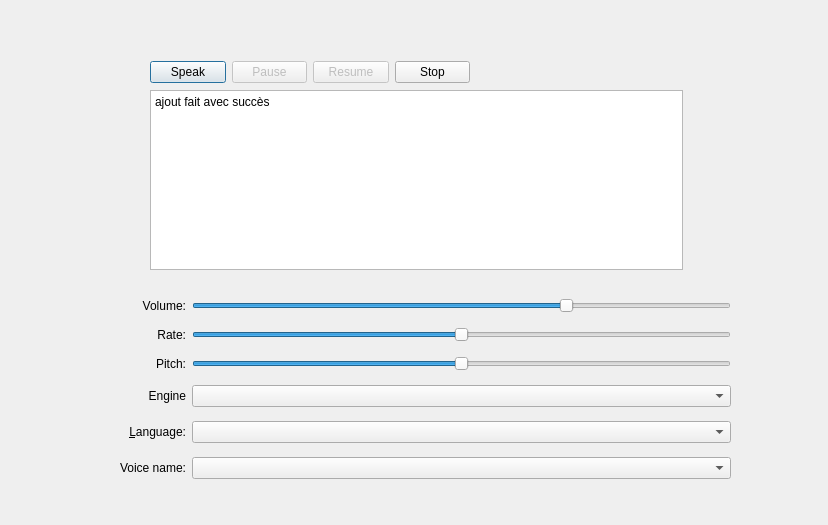
<?xml version="1.0" encoding="UTF-8"?>
<ui version="4.0">
 <class>SpeekAjouter</class>
 <widget class="QDialog" name="SpeekAjouter">
  <property name="geometry">
   <rect>
    <x>0</x>
    <y>0</y>
    <width>828</width>
    <height>525</height>
   </rect>
  </property>
  <property name="windowTitle">
   <string>Dialog</string>
  </property>
  <widget class="QPlainTextEdit" name="plainTextEdit">
   <property name="geometry">
    <rect>
     <x>150</x>
     <y>90</y>
     <width>533</width>
     <height>180</height>
    </rect>
   </property>
   <property name="sizePolicy">
    <sizepolicy hsizetype="Expanding" vsizetype="Expanding">
     <horstretch>0</horstretch>
     <verstretch>0</verstretch>
    </sizepolicy>
   </property>
   <property name="plainText">
    <string>ajout fait avec succès

</string>
   </property>
  </widget>
  <widget class="QWidget" name="layoutWidget">
   <property name="geometry">
    <rect>
     <x>150</x>
     <y>60</y>
     <width>320</width>
     <height>25</height>
    </rect>
   </property>
   <layout class="QHBoxLayout" name="horizontalLayout">
    <item>
     <widget class="QPushButton" name="speakButton">
      <property name="text">
       <string>Speak</string>
      </property>
     </widget>
    </item>
    <item>
     <widget class="QPushButton" name="pauseButton">
      <property name="enabled">
       <bool>false</bool>
      </property>
      <property name="text">
       <string>Pause</string>
      </property>
     </widget>
    </item>
    <item>
     <widget class="QPushButton" name="resumeButton">
      <property name="enabled">
       <bool>false</bool>
      </property>
      <property name="text">
       <string>Resume</string>
      </property>
     </widget>
    </item>
    <item>
     <widget class="QPushButton" name="stopButton">
      <property name="text">
       <string>Stop</string>
      </property>
     </widget>
    </item>
   </layout>
  </widget>
  <widget class="QWidget" name="layoutWidget_2">
   <property name="geometry">
    <rect>
     <x>120</x>
     <y>290</y>
     <width>611</width>
     <height>201</height>
    </rect>
   </property>
   <layout class="QGridLayout" name="gridLayout">
    <item row="4" column="0">
     <widget class="QLabel" name="label_5">
      <property name="sizePolicy">
       <sizepolicy hsizetype="Minimum" vsizetype="Preferred">
        <horstretch>0</horstretch>
        <verstretch>0</verstretch>
       </sizepolicy>
      </property>
      <property name="text">
       <string>Engine</string>
      </property>
      <property name="alignment">
       <set>Qt::AlignRight|Qt::AlignTrailing|Qt::AlignVCenter</set>
      </property>
     </widget>
    </item>
    <item row="3" column="0">
     <widget class="QLabel" name="label_3">
      <property name="sizePolicy">
       <sizepolicy hsizetype="Minimum" vsizetype="Preferred">
        <horstretch>0</horstretch>
        <verstretch>0</verstretch>
       </sizepolicy>
      </property>
      <property name="text">
       <string>Pitch:</string>
      </property>
      <property name="alignment">
       <set>Qt::AlignRight|Qt::AlignTrailing|Qt::AlignVCenter</set>
      </property>
     </widget>
    </item>
    <item row="5" column="0">
     <widget class="QLabel" name="label_4">
      <property name="sizePolicy">
       <sizepolicy hsizetype="Minimum" vsizetype="Preferred">
        <horstretch>0</horstretch>
        <verstretch>0</verstretch>
       </sizepolicy>
      </property>
      <property name="text">
       <string>&amp;Language:</string>
      </property>
      <property name="alignment">
       <set>Qt::AlignRight|Qt::AlignTrailing|Qt::AlignVCenter</set>
      </property>
      <property name="buddy">
       <cstring>language</cstring>
      </property>
     </widget>
    </item>
    <item row="3" column="2">
     <widget class="QSlider" name="pitch">
      <property name="minimum">
       <number>-10</number>
      </property>
      <property name="maximum">
       <number>10</number>
      </property>
      <property name="singleStep">
       <number>1</number>
      </property>
      <property name="orientation">
       <enum>Qt::Horizontal</enum>
      </property>
     </widget>
    </item>
    <item row="6" column="0">
     <widget class="QLabel" name="label_6">
      <property name="text">
       <string>Voice name:</string>
      </property>
      <property name="alignment">
       <set>Qt::AlignRight|Qt::AlignTrailing|Qt::AlignVCenter</set>
      </property>
     </widget>
    </item>
    <item row="1" column="2">
     <widget class="QSlider" name="volume">
      <property name="maximum">
       <number>100</number>
      </property>
      <property name="singleStep">
       <number>5</number>
      </property>
      <property name="pageStep">
       <number>20</number>
      </property>
      <property name="value">
       <number>70</number>
      </property>
      <property name="orientation">
       <enum>Qt::Horizontal</enum>
      </property>
     </widget>
    </item>
    <item row="5" column="2">
     <widget class="QComboBox" name="language">
      <property name="sizePolicy">
       <sizepolicy hsizetype="Expanding" vsizetype="Fixed">
        <horstretch>0</horstretch>
        <verstretch>0</verstretch>
       </sizepolicy>
      </property>
     </widget>
    </item>
    <item row="6" column="2">
     <widget class="QComboBox" name="voice"/>
    </item>
    <item row="2" column="0">
     <widget class="QLabel" name="label">
      <property name="sizePolicy">
       <sizepolicy hsizetype="Minimum" vsizetype="Preferred">
        <horstretch>0</horstretch>
        <verstretch>0</verstretch>
       </sizepolicy>
      </property>
      <property name="text">
       <string>Rate:</string>
      </property>
      <property name="alignment">
       <set>Qt::AlignRight|Qt::AlignTrailing|Qt::AlignVCenter</set>
      </property>
     </widget>
    </item>
    <item row="1" column="0">
     <widget class="QLabel" name="label_2">
      <property name="sizePolicy">
       <sizepolicy hsizetype="Minimum" vsizetype="Preferred">
        <horstretch>0</horstretch>
        <verstretch>0</verstretch>
       </sizepolicy>
      </property>
      <property name="text">
       <string>Volume:</string>
      </property>
      <property name="alignment">
       <set>Qt::AlignRight|Qt::AlignTrailing|Qt::AlignVCenter</set>
      </property>
     </widget>
    </item>
    <item row="2" column="2">
     <widget class="QSlider" name="rate">
      <property name="minimum">
       <number>-10</number>
      </property>
      <property name="maximum">
       <number>10</number>
      </property>
      <property name="orientation">
       <enum>Qt::Horizontal</enum>
      </property>
     </widget>
    </item>
    <item row="4" column="2">
     <widget class="QComboBox" name="engine">
      <property name="sizePolicy">
       <sizepolicy hsizetype="Expanding" vsizetype="Fixed">
        <horstretch>0</horstretch>
        <verstretch>0</verstretch>
       </sizepolicy>
      </property>
     </widget>
    </item>
   </layout>
  </widget>
 </widget>
 <resources/>
 <connections/>
</ui>
